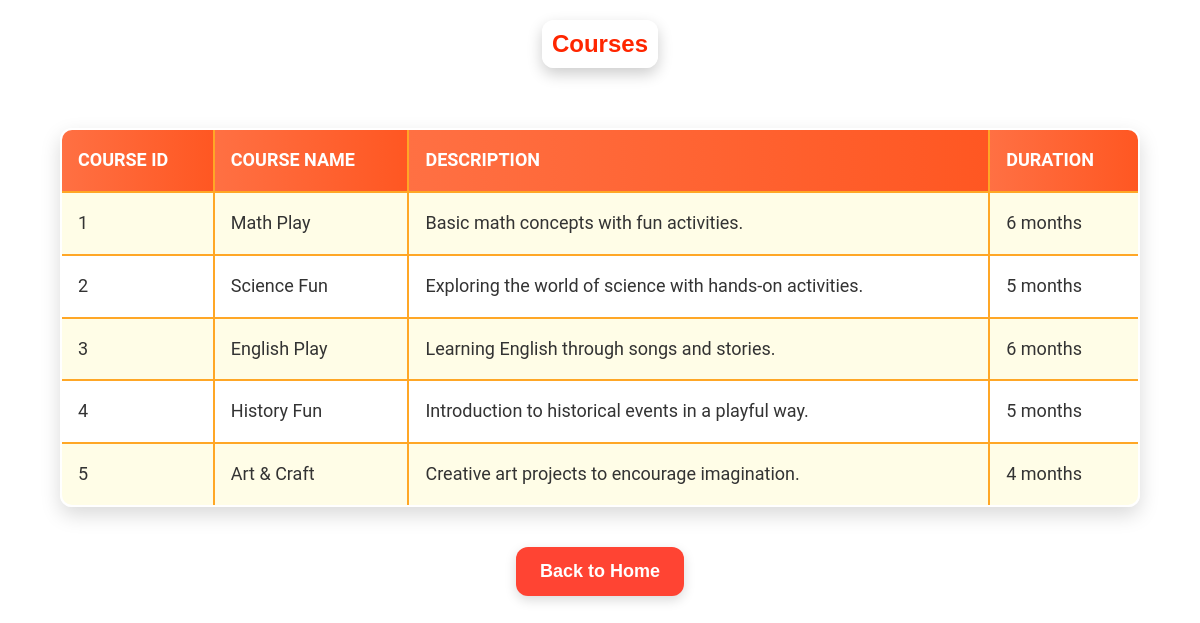
/courses.php, run on the app's committed database.
### tables this page shows
CREATE TABLE courses (
    course_id INT AUTO_INCREMENT PRIMARY KEY,
    course_name VARCHAR(100) NOT NULL,
    description TEXT NOT NULL,
    duration VARCHAR(50) NOT NULL
);

### courses.php (the view, shortened to what this page needs)
<?php
include('config.php');
$sql = "SELECT * FROM courses";
$result = $conn->query($sql);
?>
<!DOCTYPE html>
<html lang="en">
<head>
    <link rel="stylesheet" href="assets/css/styles.css">
</head>
<body style="background-image: url('https://www.shutterstock.com/image-vector/kindergarten-education-interior-preschool-classroom-600nw-1139204771.jpg');
        background-size: cover;
        background-repeat: no-repeat; ">
    <h2>Courses</h2>
    <table>
        <tr>
            <th>Course ID</th>
            <th>Course Name</th>
            <th>Description</th>
            <th>Duration</th>
        </tr>
        <?php
        if ($result->num_rows > 0) {
            while ($row = $result->fetch_assoc()) {
                echo "<tr>
                    <td>" . $row["course_id"] . "</td>
                    <td>" . $row["course_name"] . "</td>
                    <td>" . $row["description"] . "</td>
                    <td>" . $row["duration"] . "</td>
                </tr>";
            }
        } else {
            echo "<tr><td colspan='4'>No courses found</td></tr>";
        }
        ?>
    </table>
    <div class="button-container">
        <a href="userdashboard.php"><button>Back to Home</button></a>
    </div>
</body>
</html>

### assets/css/styles.css (style rules this page uses)
body { font-family: 'Roboto', sans-serif; background-image: url('https://www.shutterstock.com/image-vector/vector-children-play-together-kinder-600nw-1881451687.jpg'); background-size: cover; background-repeat: no-repeat; margin: 0; padding: 0; color: #333; text-align: center; line-height: 1.6; overflow-x: hidden; }
h2 { font-size: 1.5rem; color: #ff2600; font-family: 'Verdana', Geneva, Tahoma, sans-serif; background: rgba(255, 255, 255, 0.95); padding: 5px 10px; border-radius: 12px; display: inline-block; box-shadow: 0 6px 15px rgba(0, 0, 0, 0.2); }
.button-container { display: flex; flex-wrap: wrap; justify-content: center; gap: 20px; margin-top: 30px; }
button { background: #FF4433; color: white; padding: 14px 24px; cursor: pointer; font-size: 18px; border-radius: 12px; border: none; font-weight: bold; box-shadow: 0 4px 12px rgba(0, 0, 0, 0.15); transition: transform 0.3s, box-shadow 0.3s, background 0.3s; }
table { width: 90%; margin: 40px auto; border-collapse: collapse; background: rgba(255, 255, 255, 0.95); box-shadow: 0 8px 20px rgba(0, 0, 0, 0.15); border-radius: 12px; overflow: hidden; }
table, th, td { border: 2px solid #ffa726; }
th, td { padding: 16px; text-align: left; font-size: 18px; color: #333; }
table th { background: linear-gradient(90deg, #ff7043, #ff5722); color: white; font-weight: bold; text-transform: uppercase; }
table tr:nth-child(even) { background-color: #fffde7; }

### data on the page
courses: course_id "1", course_name "Math Play", description "Basic math concepts with fun activities.", duration "6 months"
courses: course_id "2", course_name "Science Fun", description "Exploring the world of science with hands-on activities.", duration "5 months"
courses: course_id "3", course_name "English Play", description "Learning English through songs and stories.", duration "6 months"
courses: course_id "4", course_name "History Fun", description "Introduction to historical events in a playful way.", duration "5 months"
courses: course_id "5", course_name "Art & Craft", description "Creative art projects to encourage imagination.", duration "4 months"
